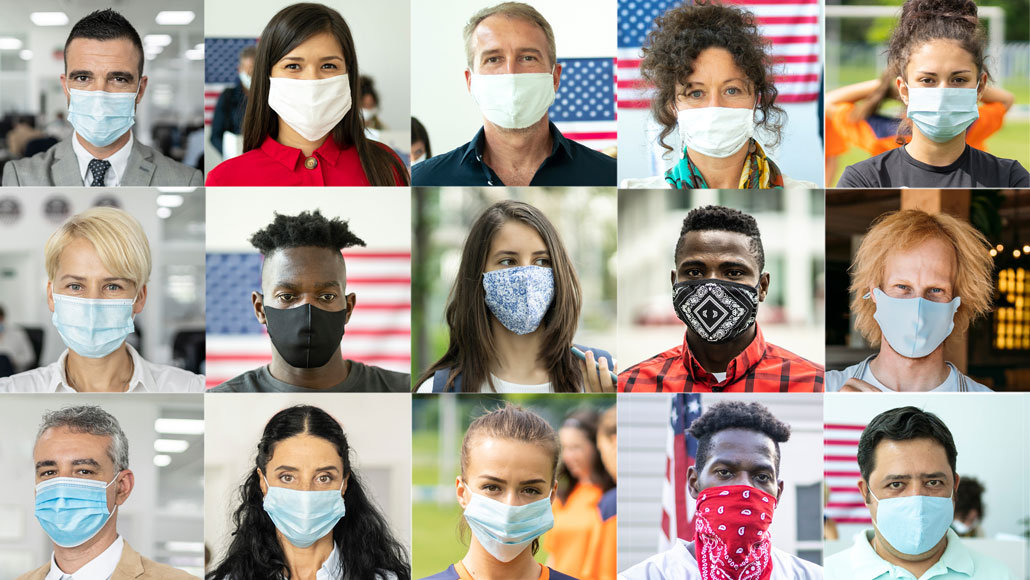
#> input picture data-augmentation/test-images/m-test1.jpg, 1030 x 580 px; its folder holds only this picture in this run
$ python data-augmentation.py
#> lines starting #> are read from the running program, lines starting #| are printed output that depends on the picture
import cv2
import os
import glob
import pandas
import copy
import numpy


TEST_IMAGES_FOLDER_PATH = r'test-images/'
MODIFIED_IMAGES_FOLDER_PATH = r'modified-images/'
IMAGES_TO_MODIFY_FOLDER_PATH = r'images-to-modify/'
CSV_TO_READ = 'train_df.csv'
CLASS_TO_AUGMENT = 'without_mask'


def horizontal_flip(image: any):
    return cv2.flip(image, 1)


def increase_brightness(image: any):
    mutation = 70
    hsv = cv2.cvtColor(image, cv2.COLOR_BGR2HSV)
    h, s, v = cv2.split(hsv)

    limit = 255 - mutation
    v[v > limit] = 255
    v[v <= limit] += mutation

    final_hsv = cv2.merge((h, s, v))
    final_image = cv2.cvtColor(final_hsv, cv2.COLOR_HSV2BGR)

    return final_image


def clear_modified_images():
	files = glob.glob(MODIFIED_IMAGES_FOLDER_PATH + '*.png')
	for f in files:
         os.remove(f)


def save_image(image: any, filename: str):
    os.chdir(MODIFIED_IMAGES_FOLDER_PATH)
    cv2.imwrite(filename + ".png", image)
    os.chdir('..')


def modify_and_save_images(image: any, file_suffix: str):
    suffix = "-"

    save_image(horizontal_flip(image), file_suffix[:-4] + suffix + "h")
    save_image(increase_brightness(image), file_suffix[:-4] + suffix + "b")
    save_image(increase_brightness(horizontal_flip(image)), file_suffix[:-4] + suffix + "bh")


def handle_image(image: any, file_suffix: str):
    modify_and_save_images(image, file_suffix)


def main():
    clear_modified_images()

    images_paths = list(filter(lambda k: 'jpg' in k, os.listdir(TEST_IMAGES_FOLDER_PATH)))
    images_paths = [TEST_IMAGES_FOLDER_PATH + path for path in images_paths]

    image_index = 1

    for path in images_paths:
        handle_image(cv2.imread(path), str(image_index))
#> in modify_and_save_images, `suffix = "-"`: suffix = '-'
#> in horizontal_flip, `return cv2.flip(image, 1)`:
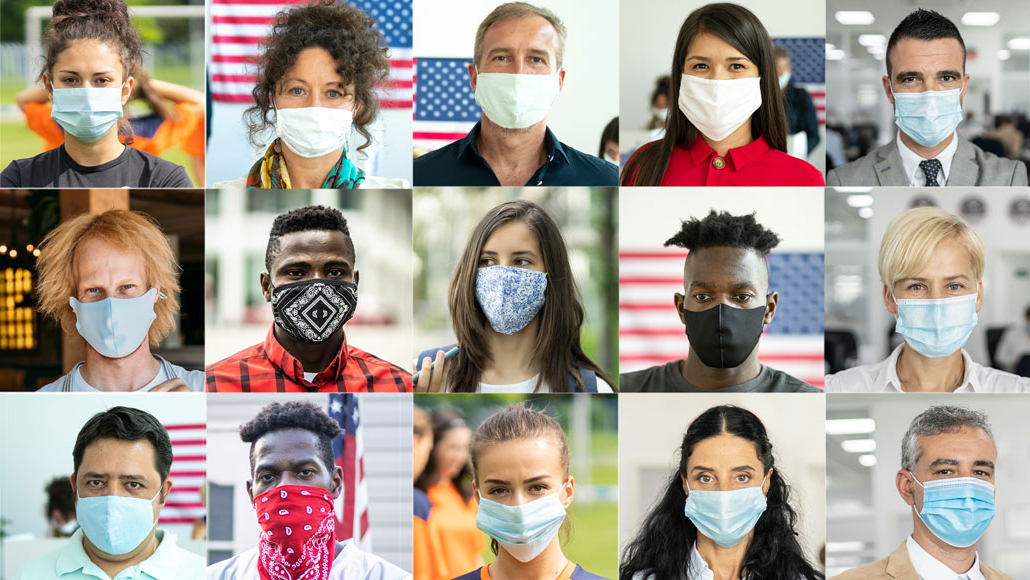
#> returned value: shape (580, 1030, 3); mean of channels 0, 1, 2 144.8, 154.4, 165.6; drawn as B, G, R
#> in modify_and_save_images, image is the input picture: shape (580, 1030, 3); mean B, G, R 144.8, 154.4, 165.6
#> in increase_brightness, `hsv = cv2.cvtColor(image, cv2.COLOR_BGR2HSV)`: hsv: shape (580, 1030, 3); mean H, S, V 56.3, 63.2, 174.2
#> in increase_brightness, `final_hsv = cv2.merge((h, s, v))`: final_hsv: shape (580, 1030, 3); mean H, S, V 56.3, 63.2, 221.1
#> in increase_brightness, `final_image = cv2.cvtColor(final_hsv, cv2.COLOR_HSV2BGR)`:
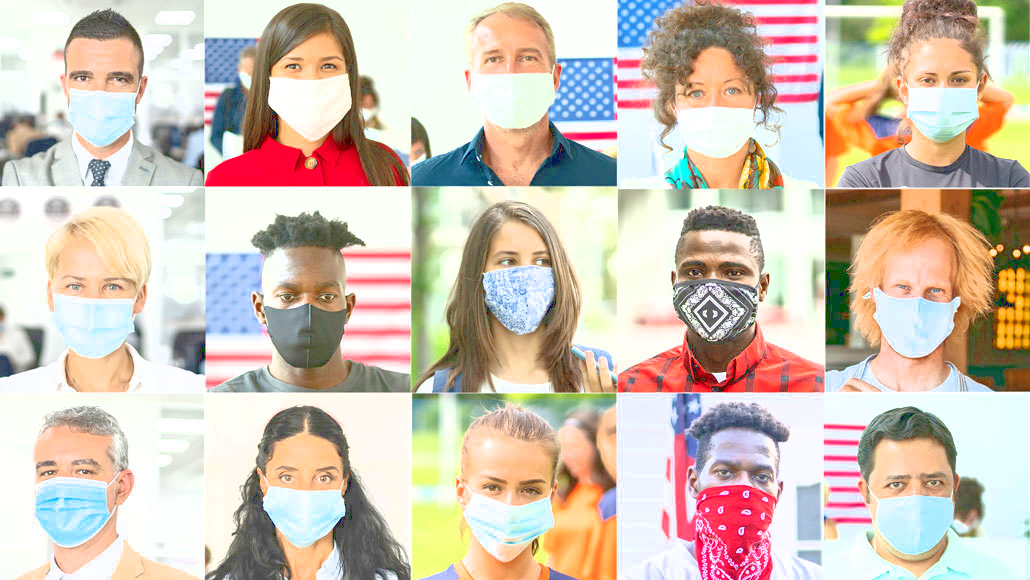
#> final_image: shape (580, 1030, 3); mean B, G, R 180.9, 194.9, 209
#> in increase_brightness (call 2), `mutation = 70`: mutation = 70
#> in increase_brightness (call 2), `hsv = cv2.cvtColor(image, cv2.COLOR_BGR2HSV)`: hsv: shape (580, 1030, 3); mean H, S, V 56.3, 63.2, 174.2
#> in increase_brightness (call 2), `h, s, v = cv2.split(hsv)`:
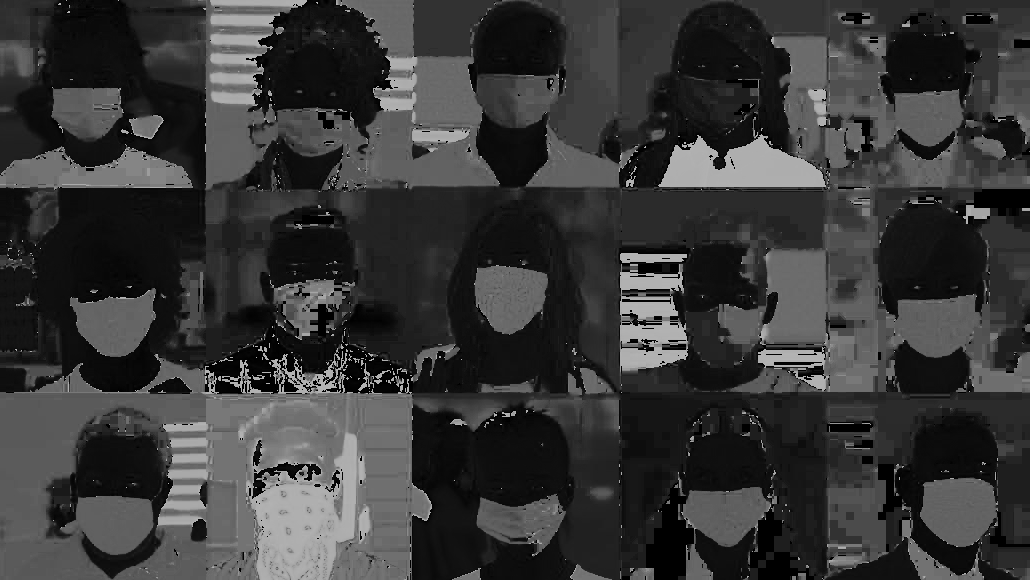
#> h: shape (580, 1030); min 0, max 179, mean 56.3
#> in increase_brightness (call 2), `h, s, v = cv2.split(hsv)`:
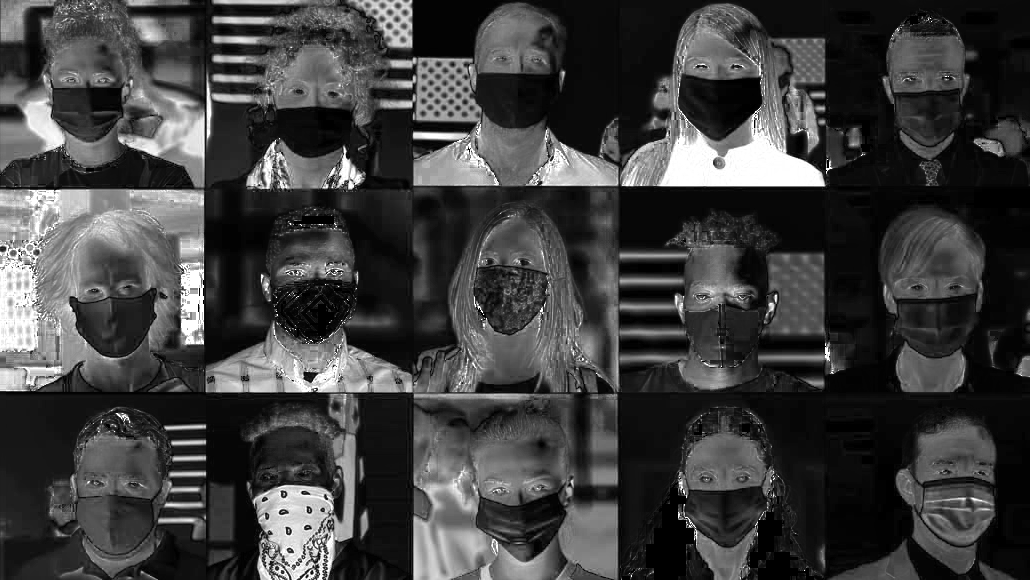
#> s: shape (580, 1030); min 0, max 255, mean 63.2
#> in increase_brightness (call 2), `h, s, v = cv2.split(hsv)`:
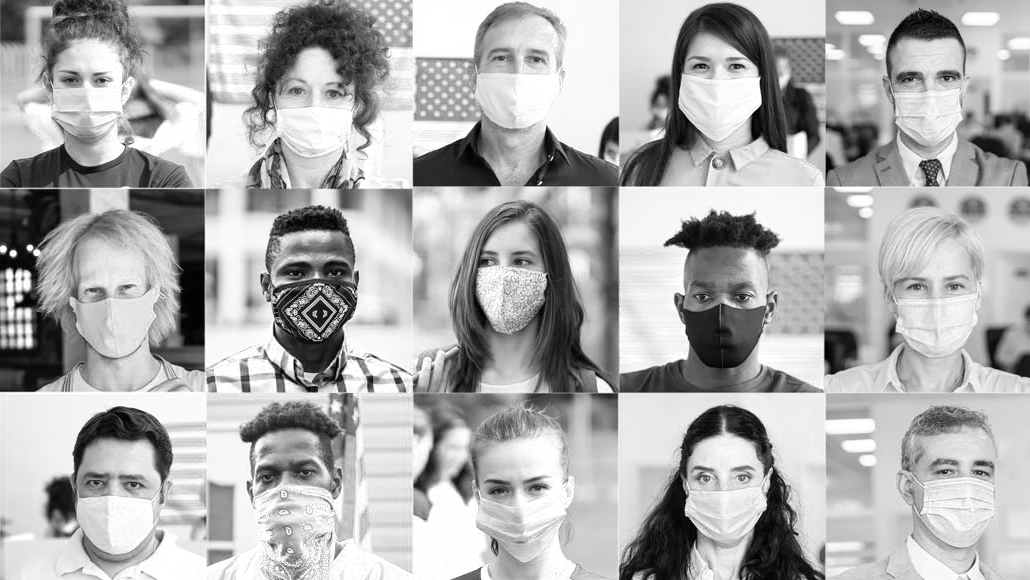
#> v: shape (580, 1030); min 0, max 255, mean 174.2
#> in increase_brightness (call 2), `limit = 255 - mutation`: limit = 185
#> in increase_brightness (call 2), `v[v <= limit] += mutation`:
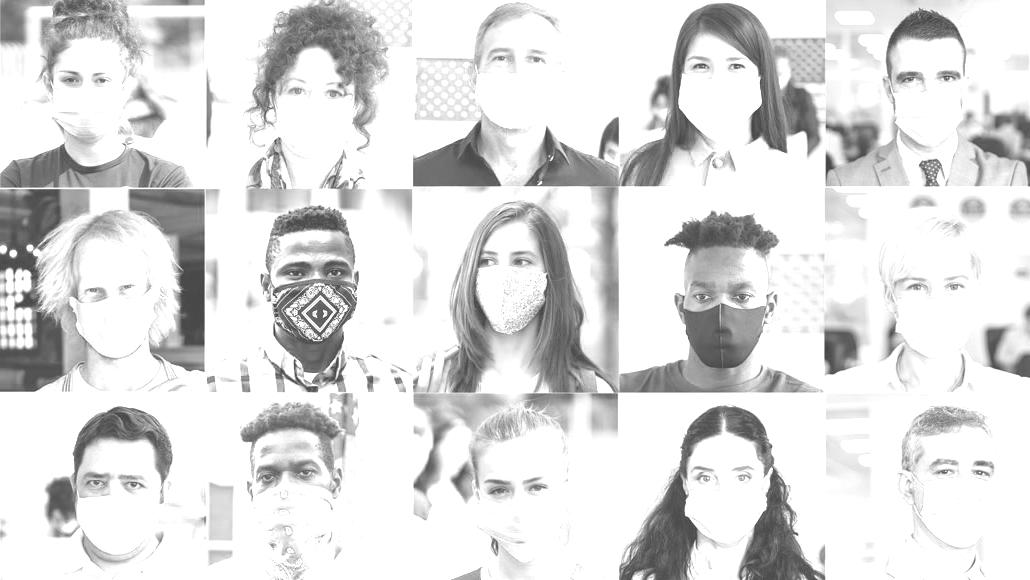
#> v: shape (580, 1030); min 70, max 255, mean 221.1
#> in increase_brightness (call 2), `final_hsv = cv2.merge((h, s, v))`: final_hsv: shape (580, 1030, 3); mean H, S, V 56.3, 63.2, 221.1
#> in increase_brightness (call 2), `final_image = cv2.cvtColor(final_hsv, cv2.COLOR_HSV2BGR)`:
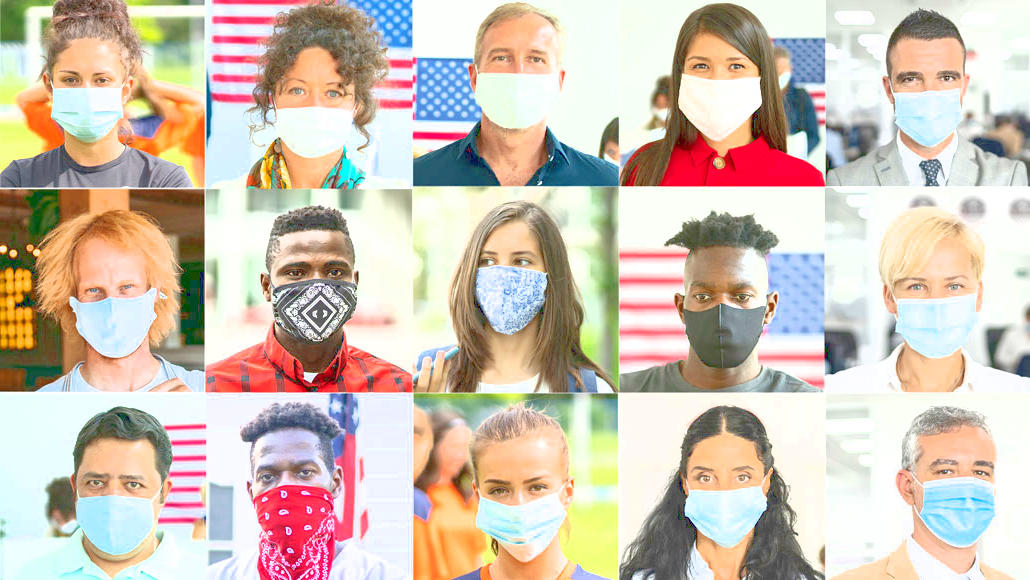
#> final_image: shape (580, 1030, 3); mean B, G, R 180.9, 194.9, 209
        image_index += 1


# ==========================================================================================================


# method used to augment real-used dataset with the help of `train_df.csv`
def augment_data():
    clear_modified_images()
    csv = pandas.read_csv(CSV_TO_READ).to_numpy()

    mask_off = []

    #columns - xmin,ymin,xmax,ymax,label,file,width,height,annotation_file,image_file,cropped_image_file

    for element in csv:
     if element[4] == CLASS_TO_AUGMENT:
        mask_off.append(True)
     else:
        mask_off.append(False)

    csv = csv[mask_off]

    augmented_csv = []
    suffixes = ['-h', '-b', '-bh']
    for element in csv:
        handle_image(cv2.imread(IMAGES_TO_MODIFY_FOLDER_PATH + element[10]), element[10])

        for suffix in suffixes:
            position = copy.deepcopy(element)
            position[10] = position[10][:-4] + suffix + position[10][-4:]
            augmented_csv.append(position)

    dataframe = pandas.DataFrame(numpy.array(augmented_csv), columns=['xmin', 'ymin', 'xmax', 'ymax', 'label', 'file', 'width', 'height', 'annotation_file', 'image_file', 'cropped_image_file'])
    dataframe.to_csv('augmented_cropped_images.csv', index=False)


# ==========================================================================================================


main()
# augment_data()

$ run again, on data-augmentation/test-images/test1.jpg
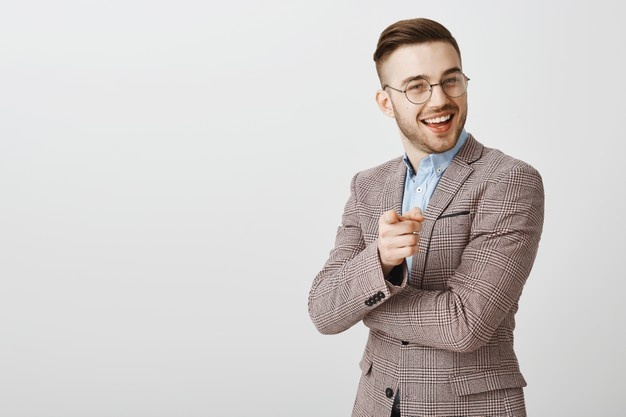
#> input picture data-augmentation/test-images/test1.jpg, 626 x 417 px
#> suffix = '-'
#> in modify_and_save_images, image is the input picture: shape (417, 626, 3); mean B, G, R 202.7, 204.4, 208.5
#> hsv: shape (417, 626, 3); mean H, S, V 28, 12.9, 209.3
#> final_hsv: shape (417, 626, 3); mean H, S, V 28, 12.9, 245.7
#> mutation = 70
#> hsv: shape (417, 626, 3); mean H, S, V 28, 12.9, 209.3
#> in increase_brightness (call 2), `h, s, v = cv2.split(hsv)`:
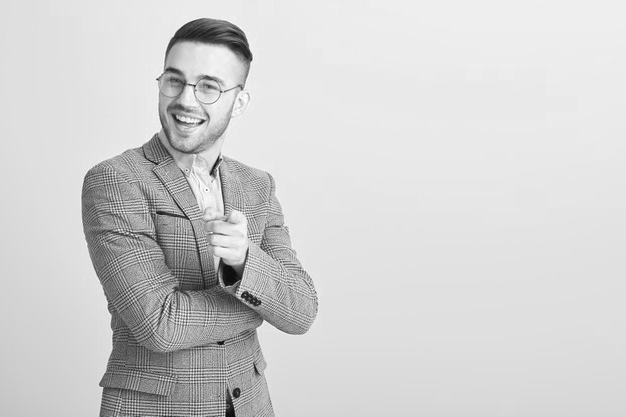
#> v: shape (417, 626); min 6, max 255, mean 209.3
#> limit = 185
#> final_hsv: shape (417, 626, 3); mean H, S, V 28, 12.9, 245.7
#> in increase_brightness (call 2), `final_image = cv2.cvtColor(final_hsv, cv2.COLOR_HSV2BGR)`:
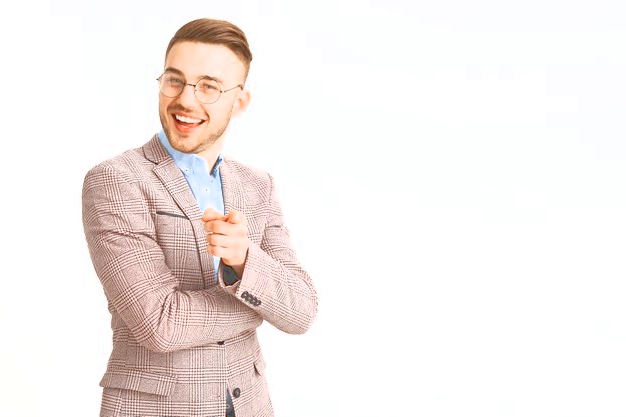
#> final_image: shape (417, 626, 3); mean B, G, R 236, 238.3, 244.9
